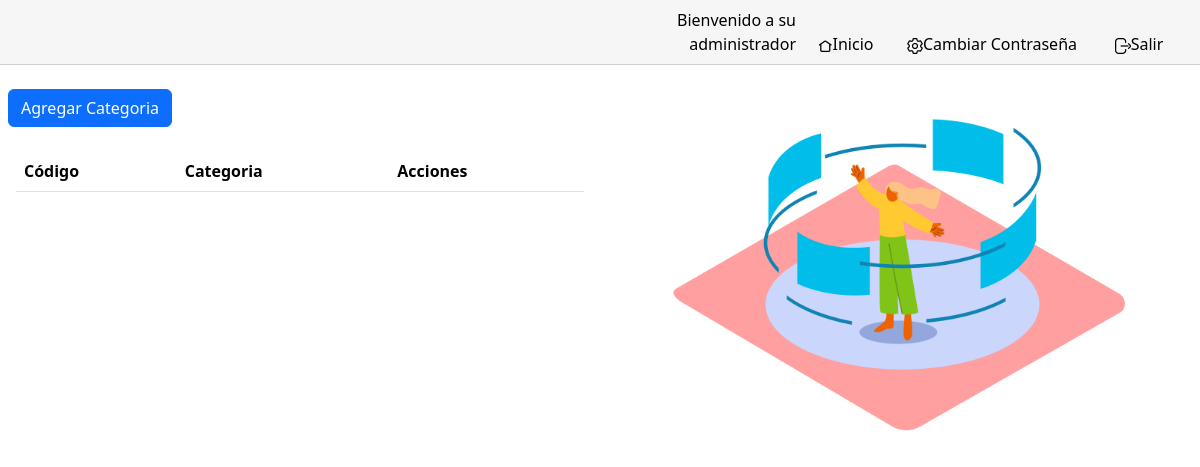
The page /categoria on the database as committed earlier.
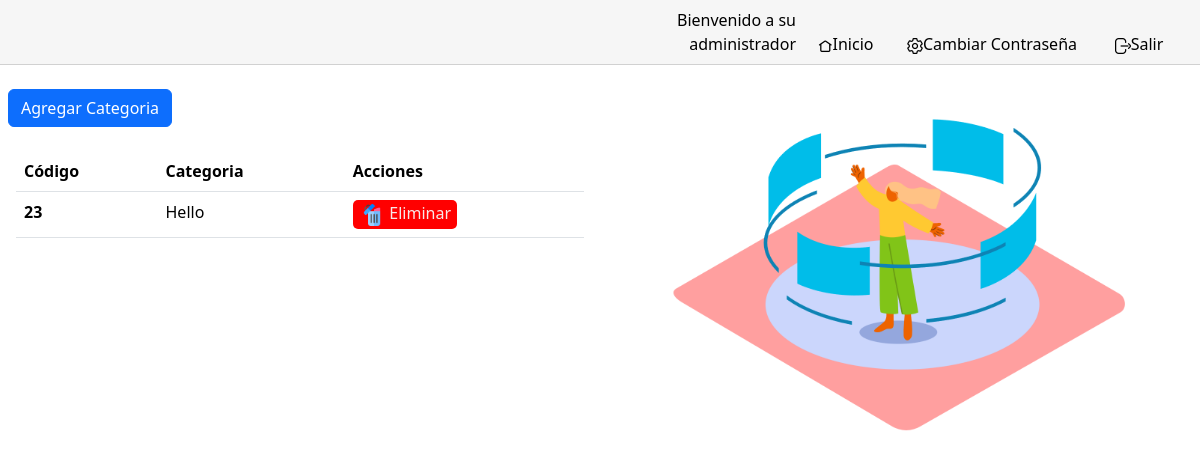
The same page on the database as committed later.
### managefarmacia/models.py (models this page shows, shortened)
class categoria(models.Model):
    nombre = models.CharField(max_length=50)

### managefarmacia/views.py (the view, shortened to what this page needs)
# urls.py: path("categoria", views.categoria_views, name="categoria"),
def categoria_views(request):
    return render(request, 'categoria.html',{
        'categorias': categoria.objects.all()
    })

### managefarmacia/templates/categoria.html (shortened to what this page needs)
{% extends "layout.html" %}
{% load static %}
{% block body %}
<div class="contAdd col-12 d-flex">
    <div class="col-6">
        <button type="button" class="btn btn-primary" data-bs-toggle="modal" data-bs-target="#categoriaModal">
          Agregar Categoria
        </button>
        <div id="scroll-container">
            <table class="table">
                <thead>
                  <tr>
                    <th scope="col">Código</th>
                    <th scope="col">Categoria</th>
                    <th scope="col">Acciones</th>
                  </tr>
                </thead>
                <tbody>
                  {% for i in categorias %}
                  <tr>
                    <th scope="row">{{ i.id }}</th>
                    <td>{{i.nombre}}</td>
                    <td>
                        <a href="{% url 'eliminarCategoria' i.id %}">
                          <button id="btneliminar">
                            <img id="icono_card" src="{% static 'resource/delete.png' %}" alt="">
                            Eliminar</button>
                        </a>
                    </td>
                  </tr>
                  {% endfor %}
              </table>
        </div>
      </div>
      <div class="col-6" id="imgCard">
        <img src="{% static 'resource/categoriaIcono.png' %}" alt="">
      </div>
    </div>
{% endblock %}

Rows that differ between the two databases and show on the page:
added categoria: id "23", nombre "Hello"
